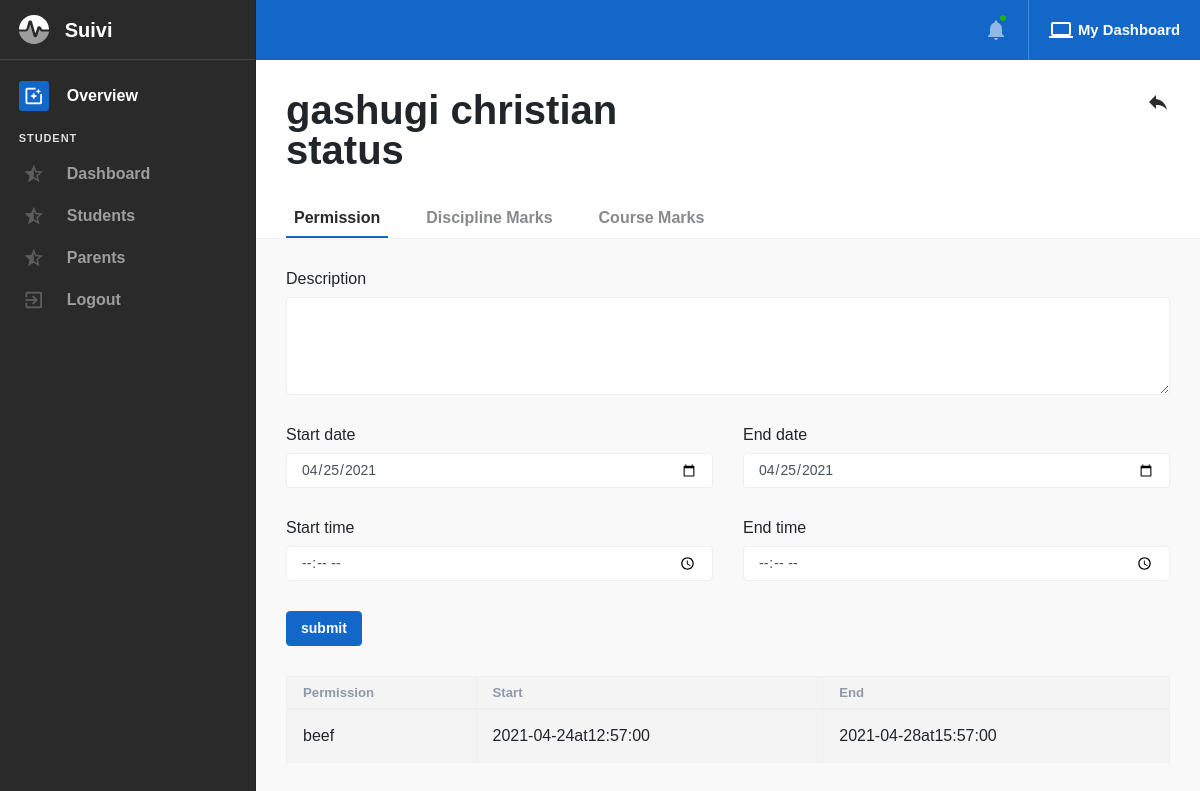
Screenshot of /student-all-actions.php?student-id=9fe8d348-50fc-4a16-8c69-f698602ddc41 (signed in) with the database file from the repository.
### tables this page shows
CREATE TABLE `student` (
  `id` varchar(200) NOT NULL,
  `firstname` varchar(45) DEFAULT NULL,
  `lastname` varchar(45) DEFAULT NULL,
  `gender` varchar(45) DEFAULT NULL,
  `parent_id` varchar(200) DEFAULT NULL,
  `level_id` varchar(200) DEFAULT NULL,
  `created_on` date DEFAULT NULL,
  `deleted` char(45) DEFAULT NULL
);

CREATE TABLE `permission` (
  `id` varchar(200) NOT NULL,
  `description` varchar(200) DEFAULT NULL,
  `start_date` date DEFAULT NULL,
  `end_date` date DEFAULT NULL,
  `start_time` time NOT NULL,
  `end_time` time NOT NULL,
  `created_on` date DEFAULT NULL,
  `deleted` char(45) DEFAULT NULL,
  `student_id` varchar(200) DEFAULT NULL
);

### session.php (called while the page is built, shortened)
<?php
include("lib/config/config.php");
if(!isset($_SESSION['logged_user_info']) || !isset($_SESSION['logged_user_info_type']))
{
	header('Location: logout.php');
}
else
{
	if($_SESSION['logged_user_info_type'] == "users")
	{
		$user_check=$_SESSION['logged_user_info'];
		$query="SELECT * FROM users WHERE id = '$user_check'";
		$query = $conn->query($query);
		$arr = $query->fetch_array();
		$user_user_id = $arr['user_id'];
		$role_id = $arr['user_type_id'];
		$query2 = "SELECT * FROM usertype WHERE id='$role_id' AND deleted != 'yes'";
		$query2 = $conn->query($query2);
		$row = $query2->fetch_assoc();
		$role = $row['name'];
	}
	else
	{
	?>
		<script>
		window.location = '/logout.php';
		</script>
	<?php
	}
}
?>

### student-all-actions.php (the view, shortened to what this page needs)
<?php include("session.php");
$studentId = $_GET['student-id'];
?>
<!DOCTYPE html>
<html lang="en" dir="ltr">
<head>
    <link type="text/css" href="assets/vendor/perfect-scrollbar.css" rel="stylesheet">
    <link type="text/css" href="assets/css/app.css" rel="stylesheet">
    <link type="text/css" href="assets/css/app.rtl.css" rel="stylesheet">
    <link type="text/css" href="assets/css/vendor-material-icons.css" rel="stylesheet">
    <link type="text/css" href="assets/css/vendor-material-icons.rtl.css" rel="stylesheet">
    <link type="text/css" href="assets/css/vendor-fontawesome-free.css" rel="stylesheet">
    <link type="text/css" href="assets/css/vendor-fontawesome-free.rtl.css" rel="stylesheet">
    <link type="text/css" href="assets/css/vendor-ion-rangeslider.css" rel="stylesheet">
    <link type="text/css" href="assets/css/vendor-ion-rangeslider.rtl.css" rel="stylesheet">
    <link rel="stylesheet" href="https://cdnjs.cloudflare.com/ajax/libs/twitter-bootstrap/4.5.2/css/bootstrap.css">
    <link rel="stylesheet" href="https://cdn.datatables.net/1.10.22/css/dataTables.bootstrap4.min.css">
    <link type="text/css" href="assets/css/vendor-flatpickr.css" rel="stylesheet">
    <link type="text/css" href="assets/css/vendor-flatpickr.rtl.css" rel="stylesheet">
    <link type="text/css" href="assets/css/vendor-flatpickr-airbnb.css" rel="stylesheet">
    <link type="text/css" href="assets/css/vendor-flatpickr-airbnb.rtl.css" rel="stylesheet">
    <link type="text/css" href="assets/vendor/jqvmap/jqvmap.min.css" rel="stylesheet">
</head>
<body class="layout-default">
    <div class="mdk-drawer-layout js-mdk-drawer-layout" data-push data-responsive-width="992px" data-fullbleed>
        <div class="mdk-drawer-layout__content">
            <?php include('includes/header.php'); ?>
            <div class="mdk-header-layout__content mdk-header-layout__content--fullbleed mdk-header-layout__content--scrollable page"
                style="padding-top: 60px;">
                <div class="page__heading">
                    <div class="container-fluid page__container">
                        <div class="row">
                        <?php
                            $queryStudent = "SELECT * FROM student WHERE id = '$studentId' AND deleted != 'yes'";
                            $queryStudent = $conn->query($queryStudent);
                            $rowStudent = $queryStudent->fetch_assoc();
                            $firstName = $rowStudent['firstname'];
                            $lastname = $rowStudent['lastname'];
                        ?>
                            <div class="col col-md-6"><h1 class="mb-0"><?php echo $firstName .' '. $lastname; ?> status </h1></div>
                            <div class="col col-md-6">
                            <?php if($role == 'staff' || $role == 'administrator'){ ?>
                                <a href="student-list.php" class="text-dark-gray ml-2 float-right">
                                    <i class="material-icons">reply</i>
                                </a>
                            <?php } ?>
                            </div>
                        </div>
                    </div>
                </div>
                <div class="bg-white border-bottom mb-3">
                        <div class="container-fluid nav nav-tabs" role="tablist">
                            <a href="#permission" class="active" data-toggle="tab" role="tab" aria-controls="activity_all" aria-selected="true">Permission</a>
                            <a href="#discipline-marks" data-toggle="tab" role="tab" aria-selected="false">Discipline Marks</a>
                            <a href="#course-marks" data-toggle="tab" role="tab" aria-selected="false">Course Marks</a>
                      </div>
                    </div>
                <div class="container-fluid page__container">
                    <div class="tab-content">
                        <div class="tab-pane active show fade" id="permission" style="margin-bottom: 7rem">
                                <div class="row">
                                <?php if($role == 'staff'){ ?>
                                <div class="col-md-12">
                                    <form action="" method="post">
                                        <div class="row">
                                            <div class="col">
                                                <div class="form-group">
                                                    <label >Description</label>
                                                    <textarea name="description" type="text" class="form-control" rows="4" cols="50" placeholder="Description"> </textarea>
                                                </div>
                                            </div>
                                        </div>
                                        <?php
                                        $queryStaff = "SELECT staff_role_id FROM staff WHERE id='$user_user_id' AND deleted != 'yes'";
										$queryStaff = $conn->query($queryStaff);
                                        $rowStaff = $queryStaff->fetch_assoc();
                                        $staffRoleId = $rowStaff['staff_role_id'];
                                        $queryStaffRole = "SELECT name FROM staffrole WHERE id='$staffRoleId' AND deleted != 'yes'";
										$queryStaffRole = $conn->query($queryStaffRole);
                                        $rowStaffRole = $queryStaffRole->fetch_assoc();
                                        $staffRole = $rowStaffRole['name'];
                                        if($staffRole == "discipline master"){ ?>
                                        <div class="row">
                                            <div class="col">
                                                <div class="form-group">
                                                    <label >Start date</label>
                                                    <input name="startDate" type="date" value="<?php echo date('Y-m-d'); ?>" class="form-control" >
                                                </div>
                                            </div>
                                            <div class="col">
                                                <div class="form-group">
                                                    <label >End date</label>
                                                    <input name="endDate" type="date" value="<?php echo date('Y-m-d'); ?>" class="form-control" >
                                                </div>
                                            </div>
                                        </div>
                                        <?php } ?>
                                        <div class="row">
                                            <div class="col">
                                                <div class="form-group">
                                                    <label >Start time</label>
                                                    <input name="startTime" value="<?php date('Y-m-d'); ?>" type="time" class="form-control" >
                                                </div>
                                            </div>
                                            <div class="col">
                                                <div class="form-group">
                                                    <label >End time</label>
                                                    <input name="endTime" value="<?php date('Y-m-d'); ?>" type="time" class="form-control" >
                                                </div>
                                            </div>
                                        </div>
                                        <div class="row">
                                            <div class="col col-md-6">
                                                <div class="form-group">
                                                    <button type="submit" name="permission" class="btn btn-primary">submit</button>
                                                </div>
                                            </div>
                                        </div>
                                    </form>
                              </div>
                              <?php } ?>
                              <div class="col-md-12">
                                    <table id="example" class="table table-bordered" style="width:100%; background:#F4F4F4">
                                        <thead>
                                            <tr>
                                                <th>Permission</th>
                                                <th>Start</th>
                                                <th>End</th>
                                            </tr>
                                        </thead>
                                        <tbody>
                                        <?php
											$query = "SELECT * FROM permission WHERE student_id='$studentId' AND deleted != 'Yes'";
											$query = $conn->query($query);
												while($row = $query->fetch_assoc()){
										?>
                                            <tr>
                                                <td><?php echo $row['description']; ?></td>
                                                <td>
                                                <?php echo $row['start_date'] . 'at' . $row['start_time'];
                                                 ?>
                                                </td>
                                                <td><?php echo $row['end_date'] . 'at' . $row['end_time'];
                                                 ?>
                                                 </td>
                                            </tr>
                                            <?php } ?>
                                        </tbody>
                                    </table>
                                </div>
                            </div>
                        </div>
                    </div>
                </div>
            </div>
        </div>
    </div>
    <?php include('includes/left-bar.php'); ?>
    </div>
</body>
</html>

### rows the page displays
student: firstname "gashugi", lastname "christian"
permission: description "beef", start_date "2021-04-24", start_time "12:57:00", end_date "2021-04-28", end_time "15:57:00"
